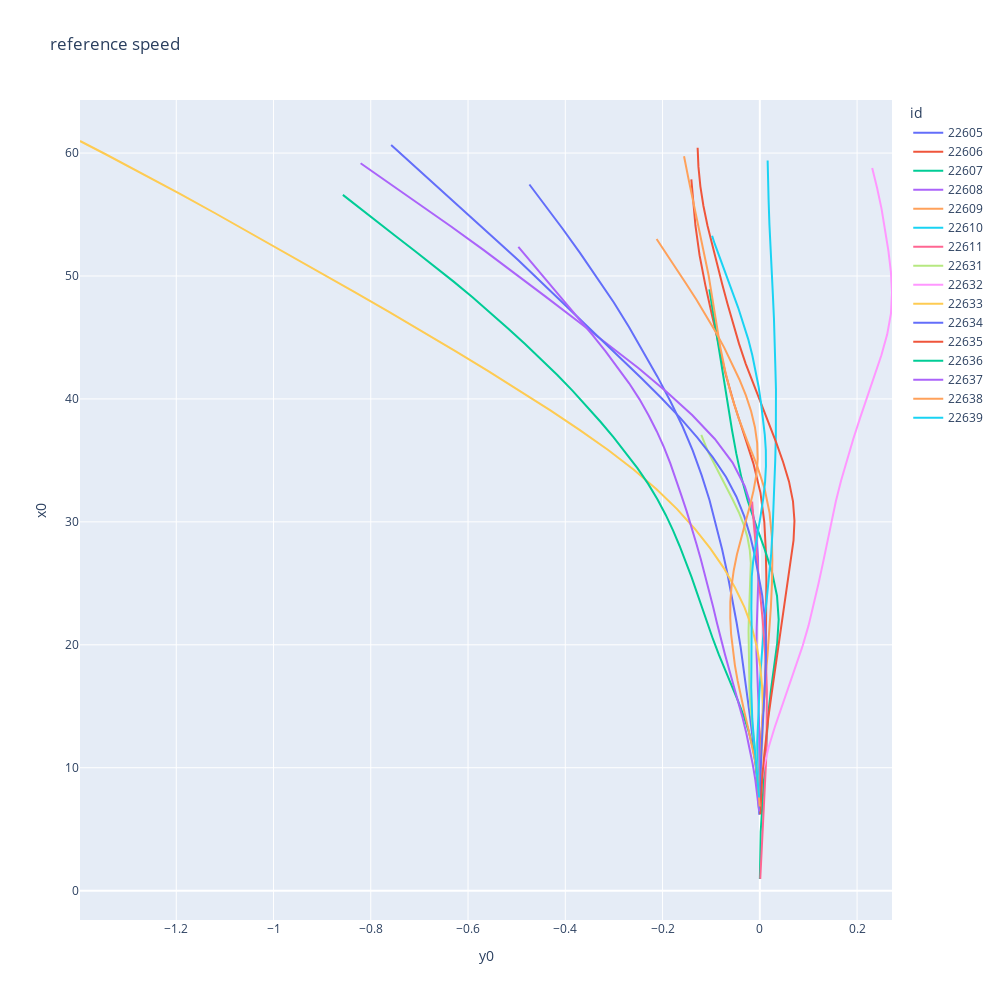
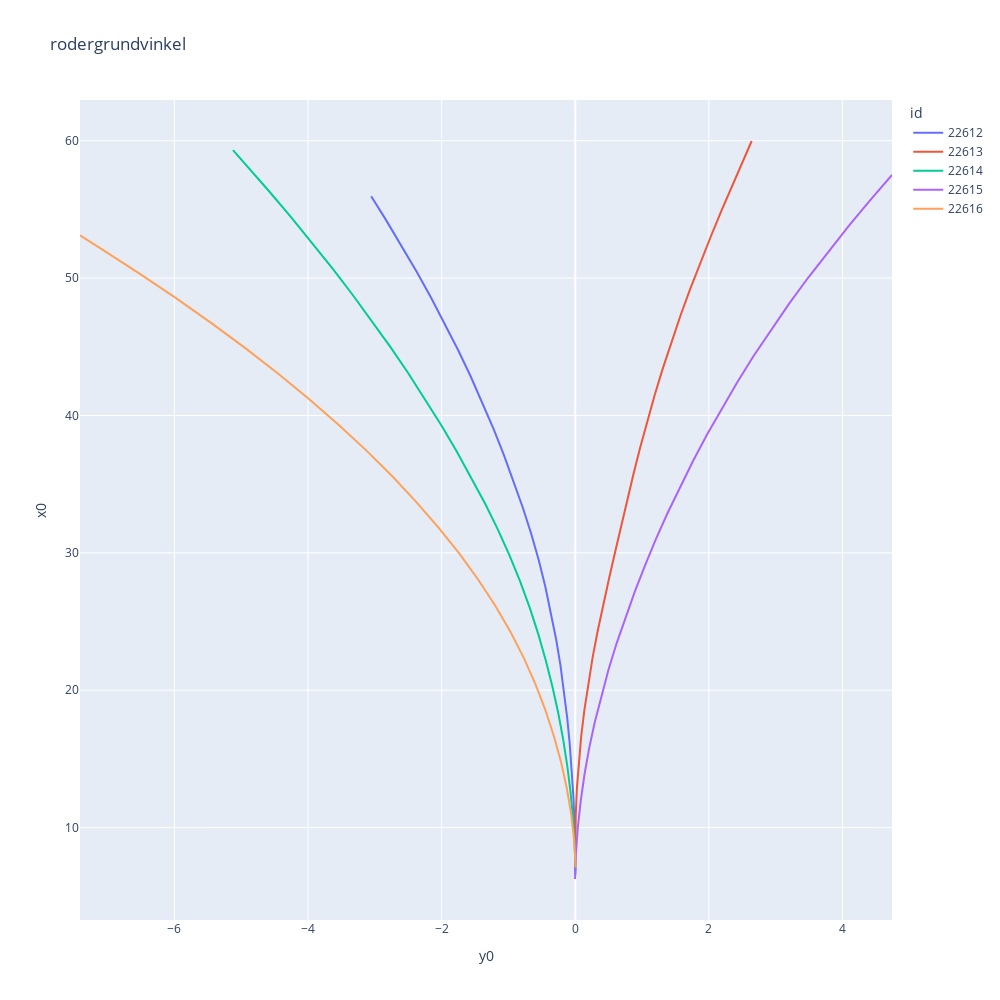
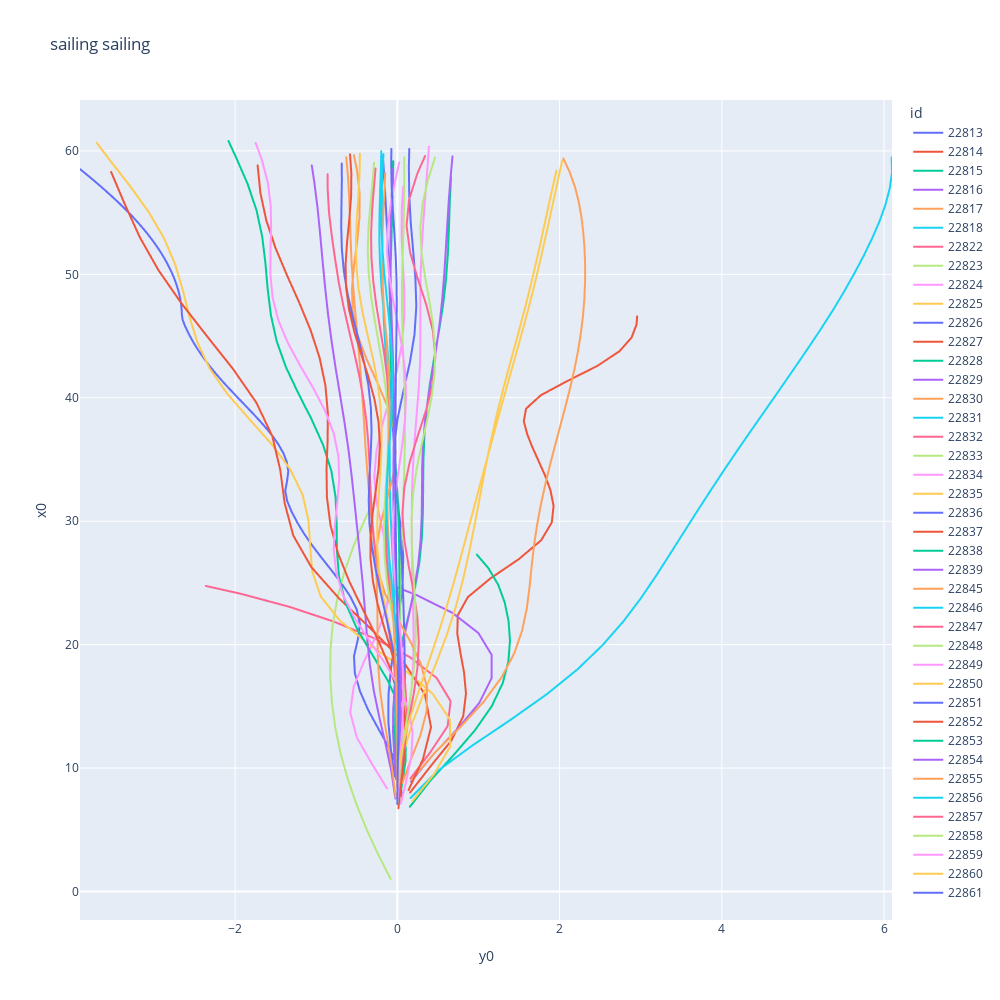
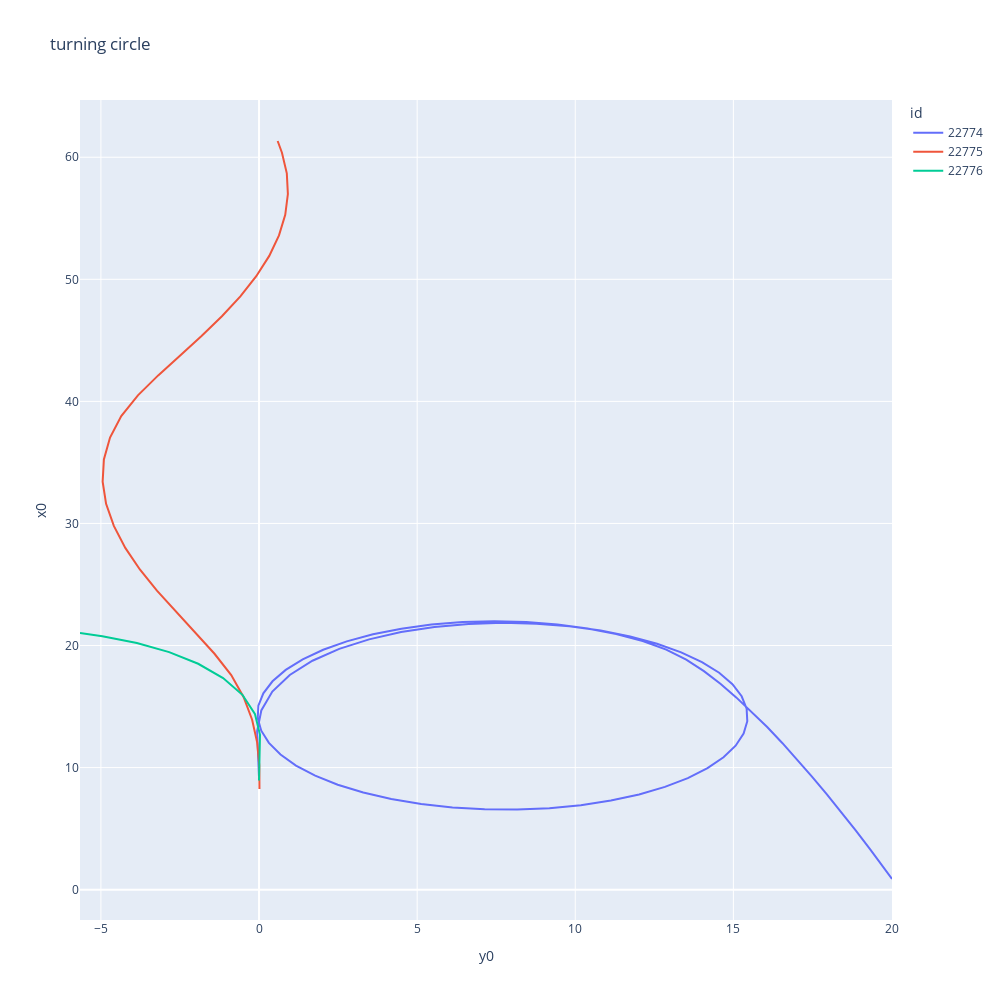

These figures' notebook cell, in order:
### Code cell
for (test_type,sailing), group in df_runs.groupby(by=['test_type','sailing']):
    
    data = pd.DataFrame()
    
    for id, row in group.iterrows():
        
        df = mdl.load_run(id=id)
        df = df.resample('2S').mean()        
        df['id'] = id    
        df['comment'] = row['comment']
                
        data = data.append(df)
    
    title = test_type
    if sailing:
        title+=' sailing'
    
    display(px.line(data, x='y0', y='x0', width=1000, height=1000, line_group='id', color='id', title=title, hover_data=['comment']))
